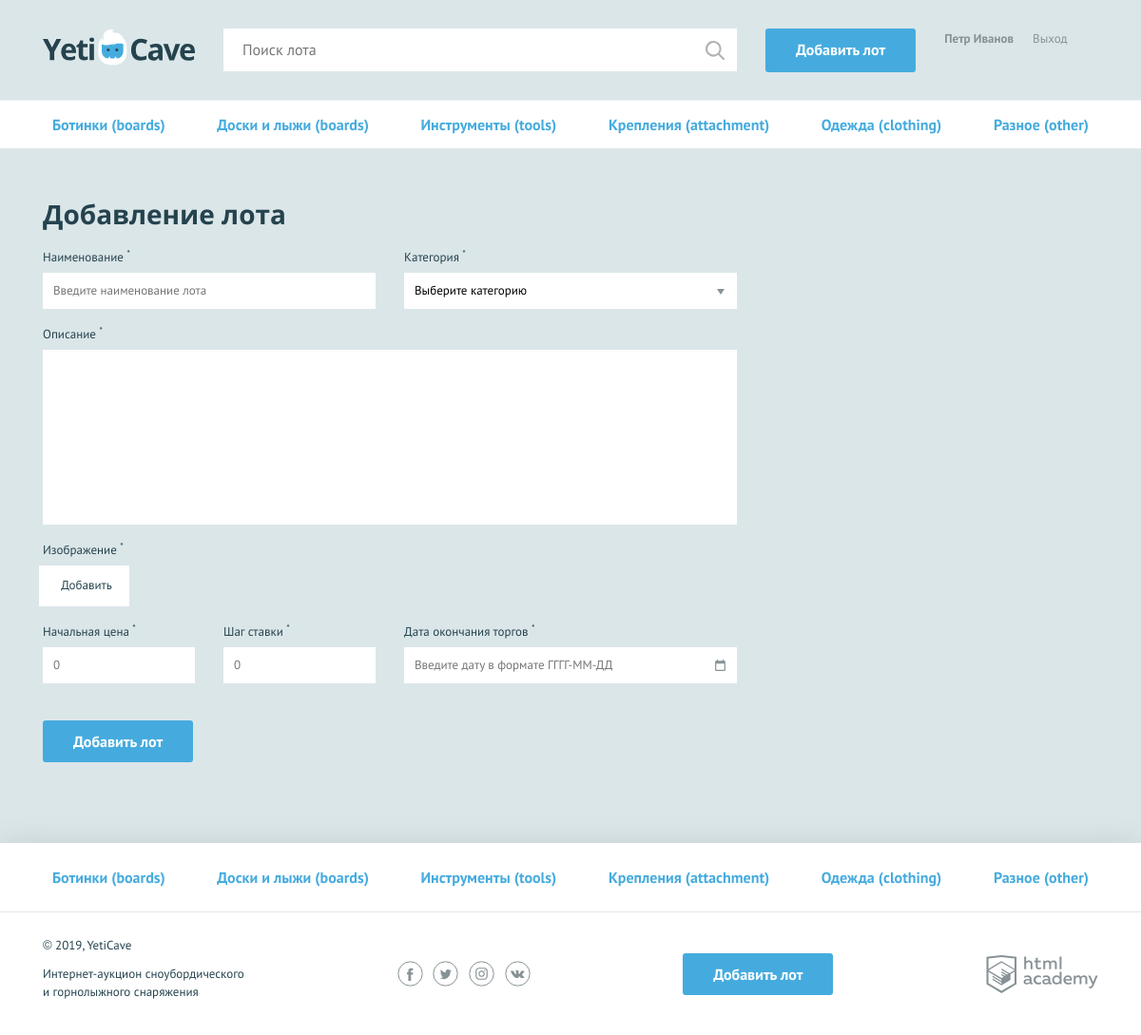
The page /add.php (signed in) on the database its author committed.
### tables this page shows
CREATE TABLE category (
                          category_id INT AUTO_INCREMENT PRIMARY KEY,
                          name_cat CHAR(128),
                          character_code CHAR(64)
);

### helpers.php (called while the page is built, shortened)
<?php
function getPostVal($name) {
    return $_POST[$name] ?? "";
}
function include_template($name, array $data = []) {
    $name = 'templates/' . $name;
    extract($data);
    require $name;
    $result = ob_get_clean();
    return $result;
}

### init.php (called while the page is built, shortened)
<?php
require_once('helpers.php');
$content = '';

### templates/main_add-lot.php (the view, shortened to what this page needs)
<?php if (!isset($_SESSION['user'])): ?>
    <?php
    header('http_response_code(403)');
    die();
    ?>
<?php else: ?>
    <form class="form form--add-lot container
    <?php if (isset($errors)): ?>
    form--invalid
    <?php endif; ?>" action="../add.php" method="post" enctype="multipart/form-data">
        <h2>Добавление лота</h2>
        <div class="form__container-two">
            <div class="form__item
            <?php if (isset($errors['name_lot'])): ?>
            form__item--invalid
            <?php endif; ?>">
                <label for="name_lot">Наименование <sup>*</sup></label>
                <input id="name_lot" type="text" name="name_lot" placeholder="Введите наименование лота" value="<?=getPostVal('name_lot'); ?>">
            </div>
            <div class="form__item
            <?php if (isset($errors['category_id'])): ?>
            form__item--invalid
            <?php endif; ?>">
                <label for="category">Категория <sup>*</sup></label>
                <select id="category_id" name="category_id">
                    <option>Выберите категорию</option>
                </select>
            </div>
        </div>
        <div class="form__item form__item--wide
        <?php if (isset($errors['description'])): ?>
        form__item--invalid
        <?php endif; ?>">
            <label for="description">Описание <sup>*</sup></label>
            <textarea id="description" placeholder="Напишите описание лота" name="description">
                <?=getPostVal('description'); ?>
            </textarea>
        </div>
        <div class="form__item form__item--file
        <?php if (isset($errors['image'])): ?>
        form__item--invalid
        <?php endif; ?>">
            <label>Изображение <sup>*</sup></label>
            <div class="form__input-file">
                <label for="image" class="">
                    Добавить
                </label>
            </div>
        </div>
        <div class="form__container-three">
            <div class="form__item form__item--small
            <?php if (isset($errors['initial_price'])): ?>
            form__item--invalid
            <?php endif; ?>">
                <label for="initial_price">Начальная цена <sup>*</sup></label>
                <input id="initial_price" type="text" name="initial_price" placeholder="0" value="<?=getPostVal('initial_price'); ?>">
            </div>
            <div class="form__item form__item--small
            <?php if (isset($errors['step_rate'])): ?>
            form__item--invalid
            <?php endif; ?>">
                <label for="step_rate">Шаг ставки <sup>*</sup></label>
                <input id="step_rate" type="text" name="step_rate" placeholder="0" value="<?=getPostVal('step_rate'); ?>">
            </div>
            <div class="form__item
            <?php if (isset($errors['expiration_date'])): ?>
            form__item--invalid
            <?php endif; ?>">
                <label for="expiration_date">Дата окончания торгов <sup>*</sup></label>
                <input class="form__input-date" id="expiration_date" type="text" name="expiration_date" placeholder="Введите дату в формате ГГГГ-ММ-ДД" value="<?=getPostVal('expiration_date'); ?>">
            </div>
        </div>
        <button type="submit" class="button">Добавить лот</button>
    </form>
<?php endif; ?>

### templates/layout.php (shortened to what this page needs)
<!DOCTYPE html>
<html lang="ru">
<head>
    <link href="../css/normalize.min.css" rel="stylesheet">
    <link href="../css/style.css" rel="stylesheet">
</head>
<body>
<div class="page-wrapper">
    <header class="main-header">
        <div class="main-header__container container">
            <head>
                <a class="main-header__logo" href="../index.php">
                    <img src="../img/logo.svg" width="160" height="39" alt="Логотип компании YetiCave">
                </a>
                <form class="main-header__search" method="get" action="../search.php" autocomplete="off">
                    <input type="search" name="search" placeholder="Поиск лота">
                    <input class="main-header__search-btn" type="submit" name="find" value="Найти">
                </form>
                <nav class="user-menu">
                    <?php if (!isset($_SESSION['user'])): ?>
                        <ul class="user-menu__list">
                            <li class="user-menu__item"><a href="../sign-up.php">Регистрация</a></li>
                            <li class="user-menu__item"><a href="../login.php">Вход</a></li>
                        </ul>
                    <?php else: ?>
                        <a class="main-header__add-lot button" href="../add.php">Добавить лот</a>
                        <div class="user-menu__logged">
                            <a href="../my-bets.php"><p><?=strip_tags($_SESSION['user']['name_user']); ?></p></a>
                            <a class="user-menu__logout" href="../logout.php">Выход</a>
                        </div>
                    <?php endif; ?>
                </nav>
        </div>
    </header>
    <main>
        <nav class="nav">
            <ul class="nav__list container">
                <?php foreach ($cats as $cat): ?>
                    <li class="nav__item">
                        <a href="all-lots.php">
                            <?=htmlspecialchars($cat['name_cat'] . ' (' . $cat['character_code'] . ')');?>
                        </a>
                    </li>
                <?php endforeach; ?>
            </ul>
        </nav>
        <?= $content; ?>
    </main>
</div>
<footer class="main-footer">
    <nav class="nav">
        <ul class="nav__list container">
            <?php foreach ($cats as $cat): ?>
                <li class="nav__item">
                    <a href="pages/all-lots.php">
                        <?=htmlspecialchars($cat['name_cat'] . ' (' . $cat['character_code'] . ')');?>
                    </a>
                </li>
            <?php endforeach; ?>
        </ul>
    </nav>
    <div class="main-footer__bottom container">
        <div class="main-footer__copyright">
            <p>© 2019, YetiCave</p>
            <p>Интернет-аукцион сноубордического и горнолыжного снаряжения</p>
        </div>
        <div class="main-footer__social social">
            <a class="social__link social__link--facebook" href="#">
            </a>
            <a class="social__link social__link--twitter" href="#">
            </a>
            <a class="social__link social__link--instagram" href="#">
            </a>
            <a class="social__link social__link--vkontakte" href="#">
            </a>
        </div>
        <?php if (!isset($_SESSION['user'])): ?>
            <a></a>
        <?php else: ?>
            <a class="main-footer__add-lot button" href="../add.php">Добавить лот</a>
        <?php endif; ?>
        <div class="main-footer__developed-by">
            <a class="logo-academy" href="https://htmlacademy.ru/intensive/php">
            </a>
        </div>
    </div>
</footer>
</body>
</html>

### rows shown on the page
category: name_cat+character_code "Ботинки (boards)"
category: name_cat+character_code "Доски и лыжи (boards)"
category: name_cat+character_code "Инструменты (tools)"
category: name_cat+character_code "Крепления (attachment)"
category: name_cat+character_code "Одежда (clothing)"
category: name_cat+character_code "Разное (other)"

### other values the page prints
strip_tags($_SESSION['user']['name_user']) "Петр Иванов"
